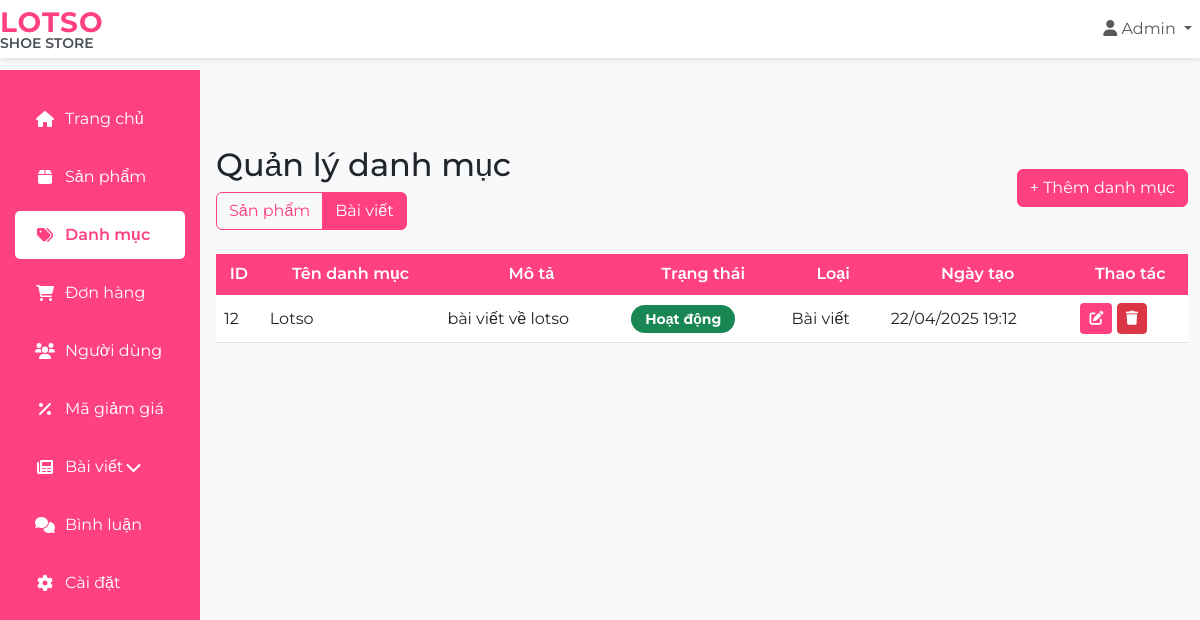
The page /public/categories.php?type=post on the database its author committed.
### tables this page shows
CREATE TABLE `categories` (
  `id` int NOT NULL,
  `name` varchar(255) NOT NULL,
  `slug` varchar(255) NOT NULL,
  `description` text,
  `image` varchar(255) DEFAULT NULL,
  `status` tinyint(1) DEFAULT '1',
  `type` enum('product','post') NOT NULL DEFAULT 'product',
  `created_at` timestamp NULL DEFAULT CURRENT_TIMESTAMP,
  `updated_at` timestamp NULL DEFAULT CURRENT_TIMESTAMP ON UPDATE CURRENT_TIMESTAMP
);

### public/categories.php (the view, shortened to what this page needs)
<?php
require_once __DIR__ . '/../templates/header.php';
$items_per_page = 5;
$page = isset($_GET['page']) ? (int)$_GET['page'] : 1;
$offset = ($page - 1) * $items_per_page;
$type = isset($_GET['type']) ? $_GET['type'] : 'product';
$stmt = $conn->prepare("SELECT * FROM categories WHERE type = ? ORDER BY id DESC LIMIT ? OFFSET ?");
$stmt->bind_param("sii", $type, $items_per_page, $offset);
if (!$stmt->execute()) {
    die("Execute failed: " . $stmt->error);
}
$categories = $stmt->get_result()->fetch_all(MYSQLI_ASSOC);
?>
<div class="container-fluid">
    <div class="row">
        <?php require_once __DIR__ . '/../templates/sidebar.php'; ?>
        <main class="col-md-9 ms-sm-auto col-lg-10 px-md-4">
            <div class="d-flex justify-content-between flex-wrap flex-md-nowrap align-items-center pt-3 pb-2 mb-3">
                <div>
                    <h1 class="h2">Quản lý danh mục</h1>
                    <div class="btn-group" role="group" aria-label="Loại danh mục">
                        <a href="?type=product" class="btn btn<?= $type === 'product' ? '' : '-outline' ?>-primary">Sản phẩm</a>
                        <a href="?type=post" class="btn btn<?= $type === 'post' ? '' : '-outline' ?>-primary">Bài viết</a>
                    </div>
                </div>
                <button type="button" class="btn btn-primary" data-bs-toggle="modal" data-bs-target="#addCategoryModal">
                    + Thêm danh mục
            </button>
        </div>
        <div class="table-responsive">
                <table class="table">
                    <thead class="table-pink">
                        <tr>
                            <th>ID</th>
                            <th>Tên danh mục</th>
                        <th>Mô tả</th>
                            <th>Trạng thái</th>
                            <th>Loại</th>
                            <th>Ngày tạo</th>
                            <th>Thao tác</th>
                    </tr>
                </thead>
                    <tbody>
                        <?php foreach ($categories as $category): ?>
                        <tr>
                            <td><?= $category['id'] ?></td>
                            <td><?= htmlspecialchars($category['name']) ?></td>
                            <td><?= htmlspecialchars($category['description']) ?></td>
                            <td>
                                <span class="badge rounded-pill bg-success">
                                    <?= $category['status'] == 1 ? 'Hoạt động' : 'Ẩn' ?>
                                </span>
                            </td>
                            <td><?= $category['type'] == 'product' ? 'Sản phẩm' : 'Bài viết' ?></td>
                            <td><?= date('d/m/Y H:i', strtotime($category['created_at'])) ?></td>
                            <td>
                                <button type="button" class="btn btn-sm btn-pink edit-category"
                                        data-id="<?= $category['id'] ?>"
                                        data-name="<?= htmlspecialchars($category['name']) ?>"
                                        data-description="<?= htmlspecialchars($category['description']) ?>"
                                        data-status="<?= $category['status'] == 1 ? 'active' : 'inactive' ?>"
                                        data-type="<?= $category['type'] ?>">
                                    <i class="fas fa-edit"></i>
                                </button>
                                <button type="button" class="btn btn-sm btn-danger delete-category"
                                        data-id="<?= $category['id'] ?>"
                                        data-name="<?= htmlspecialchars($category['name']) ?>">
                                    <i class="fas fa-trash"></i>
                                </button>
                            </td>
                        </tr>
                        <?php endforeach; ?>
                </tbody>
            </table>
            </div>
        </main>
    </div>
</div>
<?php require_once __DIR__ . '/../templates/footer.php'; ?>

### assets/css/style.css (style rules this page uses)
* { margin: 0; padding: 0; box-sizing: border-box; }
body { background-color: #f8f9fa; padding-top: 70px; font-family: 'Montserrat', sans-serif; }
.container-fluid { padding-left: 0 !important; padding-right: 0 !important; }
.table thead th, .table th { background-color: #FF4081 !important; color: #fff !important; font-weight: 600; border-color: #FF4081; text-align: center; vertical-align: middle; }
.table td { vertical-align: middle; }
.btn-primary { background-color: #FF4081 !important; border-color: #FF4081 !important; color: #fff !important; }
.btn-outline-primary { color: #FF4081 !important; border-color: #FF4081 !important; }

### public/categories.php (style rules this page uses)
.btn-pink { background-color: #ff4081; color: white; }
.badge { font-size: 0.875rem; padding: 0.5em 1em; }

### rows shown on the page
categories: id "12", name "Lotso", description "bài viết về lotso", status "Hoạt động", type "Bài viết", created_at "22/04/2025 19:12"
